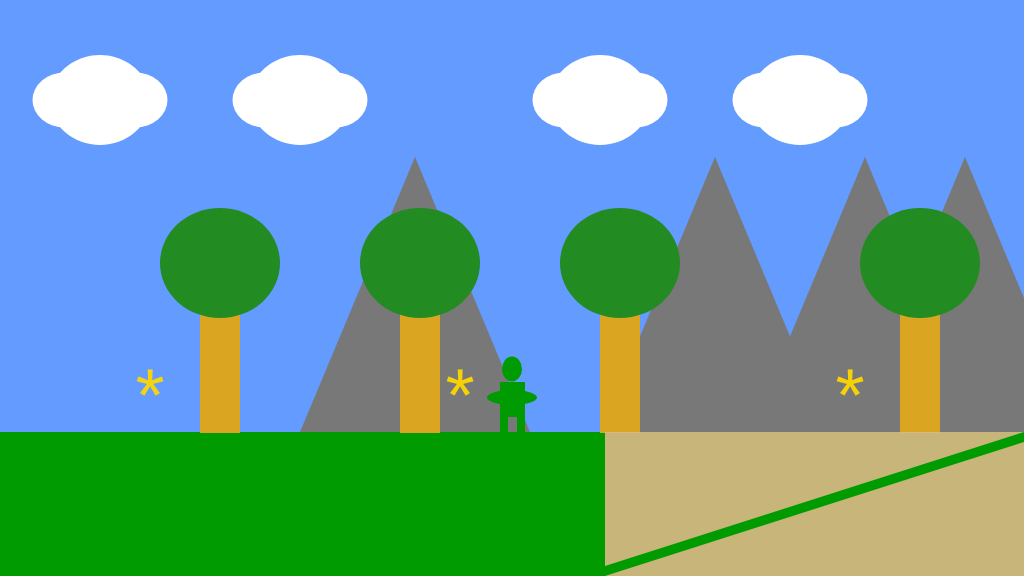
Frame 1 (no input)
Frame 60 (no input): identical to frame 1, image omitted
Frame 120 (the mouse pressed at the canvas centre since frame 60): identical to frame 1, image omitted

The p5.js sketch that drew this single still picture (run headless with seeded random() and noise() and a simulated clock; from frame 60 on, the mouse is pressed at the canvas centre):

// p5.js sketch
// ── sketch.js
/*

The Game Project

Week 3

Game interaction

*/

//canvas
var width;
var height;

// game
var gameChar_x;
var gameChar_y;
var floorPos_y;
var keyCode;

// Movement
var isLeft=false;
var isRight=false;
var trunkWidth=40;
var trunkHeight=150;

// Trees
var canopyWidth=120;
var canopyHeight=110;
var treePos_y;
var trees_x;

// clouds
var clouds_y=100;
var clouds_width=65;
var clouds_height=55;

// Mountains
var mountain_width=230;
var mountain_height=275;

//canyon
var canyon_width=300;

//collectables
var collectable_size=75;
var collectable_y=400;
var c=String.fromCharCode(42);

function setup()
{	
	//initialization
	createCanvas(1024, 576);
	floorPos_y = height * 3/4;
	gameChar_x = width/2;
	gameChar_y = floorPos_y;
	treePos_y = height/2 +25;
	
	// Initialize array of objects
	trees_x = [200,400,600,900];
	clouds_x = [100,300,600,800];
	mountains_x =[300,600,750,850];
	canyon_x = [905]
	collectables = [150,460,850];
}


function draw()
{

	///////////DRAWING CODE//////////
	
	background(100,155,255); //fill the sky blue
	noStroke();
	fill(0,155,0);
	rect(0, floorPos_y, width, height - floorPos_y); //draw some green ground
	
	// Scrool objects
	push();
	translate(512-gameChar_x, 0);	
	
	for(var k = 0; k < mountains_x.length; k++)
		{
			fill(120);
			triangle(mountains_x[k], floorPos_y, mountains_x[k] + mountain_width, floorPos_y, mountains_x[k] + (mountain_width / 2), floorPos_y - mountain_height);
		}
	for(var i = 0; i < trees_x.length; i++)
		{
			fill(218,165,32);
			rect(trees_x[i], treePos_y, trunkWidth, canopyWidth);
			fill(34,139,34);
			ellipse(trees_x[i] + trunkWidth/2, treePos_y - trunkHeight/3, canopyWidth, canopyHeight);
		}
	for(var j = 0; j < clouds_x.length; j++)
		{
			fill(255,255,255);
    		ellipse(clouds_x[j],clouds_y,clouds_width + 35,clouds_width + 25);
    		ellipse(clouds_x[j] - 35,clouds_y,clouds_width,clouds_height);
    		ellipse(clouds_x[j] + 35,clouds_y,clouds_width,clouds_height);
		}
	for(var l = 0; l < canyon_x.length; l++)
		{
			fill(222,184,135,230);
    		triangle(canyon_x[l] - canyon_width, height, width, floorPos_y + 10, width, height);
    		triangle(canyon_x[l] - canyon_width, floorPos_y, width,floorPos_y, canyon_x[l] - canyon_width, height - 10);
		}
	for(var m =0; m < collectables.length; m++)
		{
			fill(255,215,0,240);
    		textAlign(CENTER,CENTER);
    		textSize(collectable_size);
    		text(c,collectables[m],collectable_y);
		}

    pop();
	
	//the game character
	// add your standing front facing code
    ellipse(gameChar_x, gameChar_y - 63, 20, 25);
    rect(gameChar_x - 12, gameChar_y - 50, 25, 35);
    rect(gameChar_x - 12, gameChar_y - 15, 8, 18);
    rect(gameChar_x + 5, gameChar_y - 15, 8, 18);
    ellipseMode(CORNERS);
    ellipse(gameChar_x - 25,gameChar_y - 27,gameChar_x + 25, gameChar_y - 42);
    ellipseMode(CENTER);

	///////////INTERACTION CODE//////////
	//Put conditional statements to move the game character below here
	
	if (isLeft == true)
	{
		gameChar_x -= 1;
	}
	if (isRight == true)
	{
		gameChar_x += 1;
	}	

}

function keyPressed()
{
	// if statements to control the animation of the character when
	// keys are pressed.    
    if (keyCode == 39)
    {
        isRight=true;        
    }
    if (keyCode == 37)
    {
        isLeft=true;
    }

}

function keyReleased()
{
	// if statements to control the animation of the character when
	// keys are released.
    if(keyCode == 39)
    {
        isRight=false;
    }

    if(keyCode == 37)
    {
        isLeft=false;
	}
    
}
